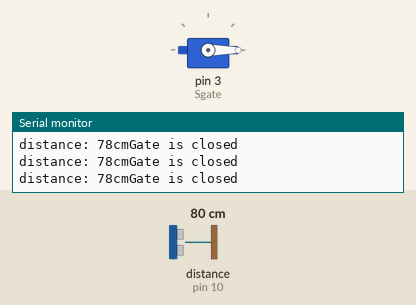
This sketch was run on a simulated Arduino Uno, built with avr-gcc and run on an emulated ATmega328P. Shown: servo, the last lines printed to the serial monitor. Wiring (inferred from the names in the program): ultrasonic range finder: trigger pin 9; echo pin 10. The test bench sets the inputs (shaded band); at power-on: distance to the obstacle (sensor on pin 10) 80 cm. The echo pulse lasts 58.3 µs per cm.

Above: at 1.3 s.
1.4 s: distance to the obstacle (sensor on pin 10) set to 12 cm
2.9 s: distance to the obstacle (sensor on pin 10) set to 9 cm
At 4.2 s:
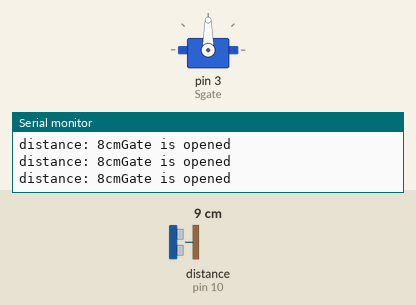
4.5 s: distance to the obstacle (sensor on pin 10) set to 18 cm
At 5.6 s:
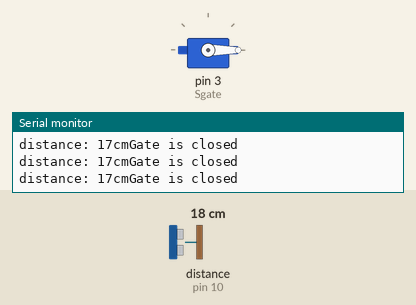
6.0 s: distance to the obstacle (sensor on pin 10) set to 2 cm
At 7.0 s:
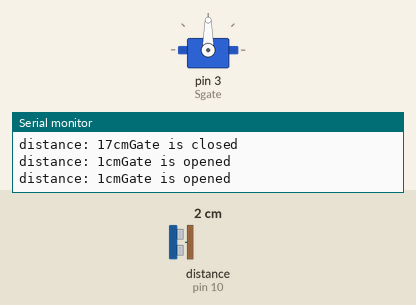
Timing chart, 0 to 8.5 s (numbered marks = the images above; inputs shaded):
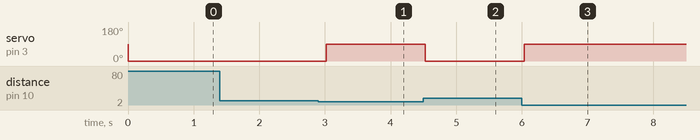

The sketch:

Automated_Distance_Based_Gate_System.ino
```cpp
#include<Servo.h>

Servo Sgate;

const int trig =9;
const int echo =10;
long duration;
int distance;

void setup() {
  pinMode(trig,OUTPUT);
  pinMode(echo,INPUT);
  Sgate.attach(3);
  Serial.begin(9600);

}

void loop() {
  digitalWrite(trig,LOW);
  delayMicroseconds(3);

  digitalWrite(trig,HIGH);
  delayMicroseconds(30);
  digitalWrite(trig,LOW);

  duration = pulseIn(echo,HIGH);

  distance = (duration*0.034)/2;

  Serial.print("distance: ");
  Serial.print(distance);
  Serial.print("cm");

  if(distance<10){
    Sgate.write(90);
    Serial.println("Gate is opened");
  }
  else{
    Sgate.write(0);
    Serial.println("Gate is closed");
  }

  delay(500);
}
```

Measured:
- the behaviour switches between 11 and 10 cm on distance to the obstacle (sensor on pin 10) (found by bisection; images 0 and 1)
- after the input at 2.9 s, servo on pin 3 (Sgate): 0° → 90° after 0.12 s
- after the input at 4.5 s, servo on pin 3 (Sgate): 90° → 0° at once
- after the input at 6.0 s, servo on pin 3 (Sgate): 0° → 90° at once
